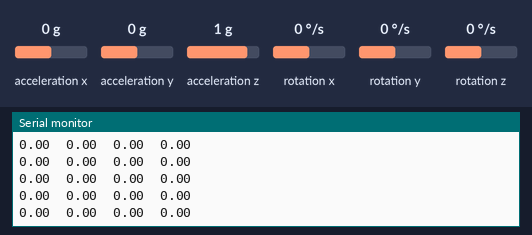
The sketch below on a simulated Arduino Uno, built with avr-gcc and run on an emulated ATmega328P. Parts: the last lines printed to the serial monitor. Wiring (inferred from the names in the program): MPU-9250 motion sensor at I2C address 0x68. Inputs (shaded band) come from the test bench; at power-on: acceleration y 0 g, rotation x 0 °/s, rotation y 0 °/s, rotation z 0 °/s, acceleration z 1 g, acceleration x 0 g.

Above: at 5.9 s.
6.0 s: acceleration y set to -1.4 g
At 6.7 s:
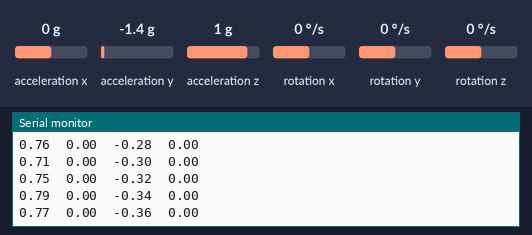
9.0 s: rotation x set to -192 °/s
At 9.8 s:
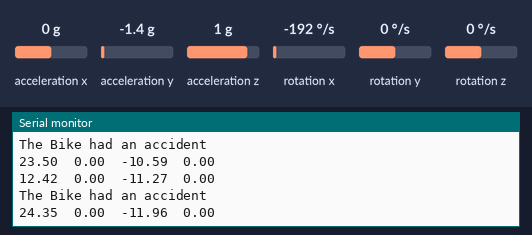
10.8 s: rotation y set to -192 °/s
At 11.24 s:
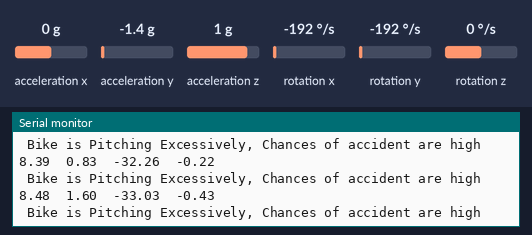
12.4 s: rotation z set to -192 °/s
At 12.43 s:
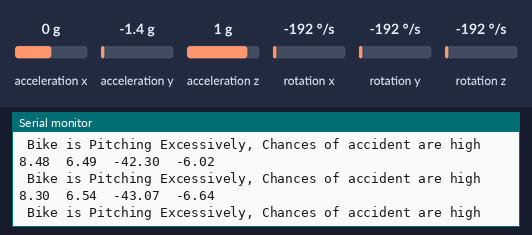
15.4 s: acceleration z set to 0 g
At 15.9 s:
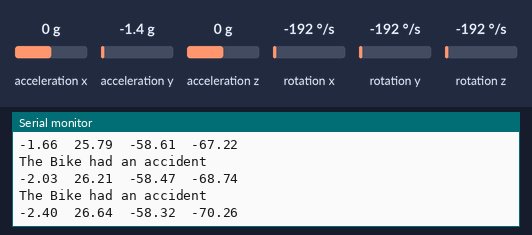
18.4 s: acceleration x set to -1.4 g
At 19.0 s:
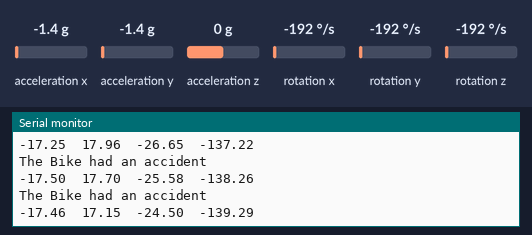
Timing chart, 0 to 21.4 s (numbered marks = the images above; inputs shaded):
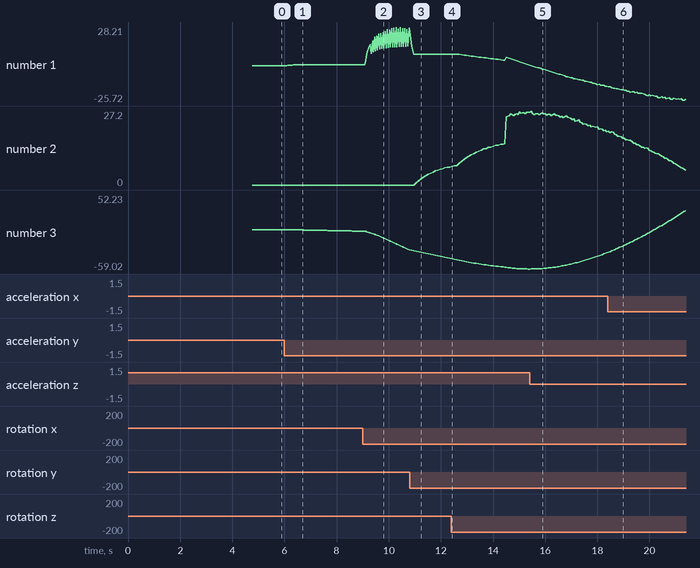

The sketch:

MPU6050_-_Accident_Detection.ino
```cpp
// MPU 6050 - Version

#include <Wire.h>
//Declaring some global variables
int gyro_x, gyro_y, gyro_z;
long gyro_x_cal, gyro_y_cal, gyro_z_cal;
boolean set_gyro_angles;

long acc_x, acc_y, acc_z, acc_total_vector;
float angle_roll_acc, angle_pitch_acc;

float angle_pitch, angle_roll;
int angle_pitch_buffer, angle_roll_buffer;
float angle_pitch_output, angle_roll_output;

float loop_timer,p_timer;
int temp;
int count = 0;

float acc_p,acc_r,prev_p,prev_r,prev_vp,prev_vr,vel_p,vel_r;

float time_elasped;

bool  accident = false;
void setup() {
  Wire.begin();
  setup_mpu_9250_registers();                                         //Setup the registers of the MPU-6050
  for (int cal_int = 0; cal_int < 1000 ; cal_int ++){                  //Read the raw acc and gyro data from the MPU-6050 for 1000 times
    read_mpu_9250_data();
    gyro_x_cal += gyro_x;                                               //Add the gyro x offset to the gyro_x_cal variable
    gyro_y_cal += gyro_y;                                              //Add the gyro y offset to the gyro_y_cal variable
    gyro_z_cal += gyro_z;                                              //Add the gyro z offset to the gyro_z_cal variable
    delay(3);                                                          //Delay 3us to have 250Hz for-loop
  }

  // divide by 1000 to get avarage offset
  gyro_x_cal /= 1000;
  gyro_y_cal /= 1000;
  gyro_z_cal /= 1000;
  Serial.begin(9600);
  loop_timer = micros();                                               //Reset the loop timer
  p_timer = millis();
}

void loop(){
  if(micros() - loop_timer < 4000){//Wait until the loop_timer reaches 4000us (250Hz) before starting the next loop

    read_mpu_9250_data();
    //Subtract the offset values from the raw gyro values
    gyro_x -= gyro_x_cal;
    gyro_y -= gyro_y_cal;
    gyro_z -= gyro_z_cal;

    //Gyro angle calculations . Note 0.0000611 = 1 / (250Hz x 65.5)
    angle_pitch += gyro_x * 0.0000611;                                   //Calculate the traveled pitch angle and add this to the angle_pitch variable
    angle_roll += gyro_y * 0.0000611;                                    //Calculate the traveled roll angle and add this to the angle_roll variable
    //0.000001066 = 0.0000611 * (3.142(PI) / 180degr) The Arduino sin function is in radians
    angle_pitch += angle_roll * sin(gyro_z * 0.000001066);               //If the IMU has yawed transfer the roll angle to the pitch angel
    angle_roll -= angle_pitch * sin(gyro_z * 0.000001066);               //If the IMU has yawed transfer the pitch angle to the roll angel

    //Accelerometer angle calculations
    acc_total_vector = sqrt((acc_x*acc_x)+(acc_y*acc_y)+(acc_z*acc_z));  //Calculate the total accelerometer vector
    //57.296 = 1 / (3.142 / 180) The Arduino asin function is in radians
    angle_pitch_acc = asin((float)acc_y/acc_total_vector)* 57.296;       //Calculate the pitch angle
    angle_roll_acc = asin((float)acc_x/acc_total_vector)* -57.296;       //Calculate the roll angle

    angle_pitch_acc -= 0.0;                                              //Accelerometer calibration value for pitch
    angle_roll_acc -= 0.0;                                               //Accelerometer calibration value for roll

    if(set_gyro_angles){                                                 //If the IMU is already started
      angle_pitch = angle_pitch * 0.9996 + angle_pitch_acc * 0.0004;     //Correct the drift of the gyro pitch angle with the accelerometer pitch angle
      angle_roll = angle_roll * 0.9996 + angle_roll_acc * 0.0004;        //Correct the drift of the gyro roll angle with the accelerometer roll angle
    }
    else{                                                                //At first start
      angle_pitch = angle_pitch_acc;                                     //Set the gyro pitch angle equal to the accelerometer pitch angle
      angle_roll = angle_roll_acc;                                       //Set the gyro roll angle equal to the accelerometer roll angle
      set_gyro_angles = true;                                            //Set the IMU started flag
    }

    //To dampen the pitch and roll angles a complementary filter is used
    angle_pitch_output = angle_pitch_output * 0.9 + angle_pitch * 0.1;   //Take 90% of the output pitch value and add 10% of the raw pitch value
    angle_roll_output = angle_roll_output * 0.9 + angle_roll * 0.1;      //Take 90% of the output roll value and add 10% of the raw roll value

    if (abs(vel_p) < 15 && abs(vel_r) < 15 && accident == false){
      if (abs(angle_pitch_output) > 30){
        Serial.println(" Bike is Pitching Excessively, Chances of accident are high");
      }
      else if (abs(angle_roll_output) > 30){
        Serial.println(" Bike is Rolling Excessively, Chances of accident are high");
      }

    }
    else{
      Serial.println("The Bike had an accident");
      accident = true;
      if (angle_pitch_output < 30 && angle_roll_output < 30){
        accident = false;
      }
    }
    Serial.print(vel_p);
    Serial.print("  ");
    Serial.print(vel_r);
    Serial.print("  ");
    Serial.print(angle_pitch_output);
    Serial.print("  ");
    Serial.println(angle_roll_output);
    if (millis() - p_timer > 1){
      time_elasped = ( millis() - p_timer) / 1000;
      vel_p = ( prev_p - angle_pitch_output) / time_elasped ;
      vel_r = ( prev_r -  angle_roll_output) / time_elasped ;
      prev_vp = vel_p;
      prev_vr = vel_r;
      prev_p = angle_pitch_output;
      prev_r =  angle_roll_output;
      p_timer = millis();
    }
    loop_timer = micros();//Reset the loop timer
  }
}

void setup_mpu_9250_registers(){
  //Activate the MPU-6050
  Wire.beginTransmission(0x68);                                        //Start communicating with the MPU-6050
  Wire.write(0x6B);                                                    //Send the requested starting register
  Wire.write(0x00);                                                    //Set the requested starting register
  Wire.endTransmission();
  //Configure the accelerometer (+/-8g)
  Wire.beginTransmission(0x68);                                        //Start communicating with the MPU-6050
  Wire.write(0x1C);                                                    //Send the requested starting register
  Wire.write(0x10);                                                    //Set the requested starting register
  Wire.endTransmission();
  //Configure the gyro (500dps full scale)
  Wire.beginTransmission(0x68);                                        //Start communicating with the MPU-6050
  Wire.write(0x1B);                                                    //Send the requested starting register
  Wire.write(0x08);                                                    //Set the requested starting register
  Wire.endTransmission();
}


void read_mpu_9250_data(){                                             //Subroutine for reading the raw gyro and accelerometer data
  Wire.beginTransmission(0x68);                                        //Start communicating with the MPU-6050
  Wire.write(0x3B);                                                    //Send the requested starting register
  Wire.endTransmission();                                              //End the transmission
  Wire.requestFrom(0x68,14);                                           //Request 14 bytes from the MPU-6050
  while(Wire.available() < 14);                                        //Wait until all the bytes are received
  acc_x = Wire.read()<<8|Wire.read();
  acc_y = Wire.read()<<8|Wire.read();
  acc_z = Wire.read()<<8|Wire.read();
  temp = Wire.read()<<8|Wire.read();
  gyro_x = Wire.read()<<8|Wire.read();
  gyro_y = Wire.read()<<8|Wire.read();
  gyro_z = Wire.read()<<8|Wire.read();
}
```

Measured:
- after the input at 6.0 s, the serial monitor: prints a new line after 0.07 s (image 1)
- plotted number 1: 0 → 0.84 after the input at 6.0 s
- plotted number 3: 0 → -2.22 after the input at 6.0 s
